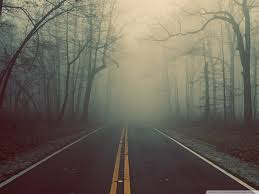
%> input picture data/fog1.jpg, 259 x 194 px
$ octave main.m   (GNU Octave 9; MATLAB toolbox functions it lacks are replaced by stand-ins)
%> lines starting %> are read from the running program, lines starting %| are printed output that depends on the picture; in (x1, y1, x2, y2) boxes, pixels count from 0 and x2, y2 are one past the last pixel; in counts of white or black regions, pixels touching at a corner belong together; the program's own positions count from 1
### sameRegion.m
function Result=sameRegion(Im,x,y,reg_maxdist)
% using the seed growing algorithm

Result = zeros(size(Im));
% at first, "Result" is all zeros; they are not modified yet
Im_sizes = size(Im);
seg_mean = Im(x,y);
seg_size = 1;
ele_wait=0;
% make the neg_list large enough to hold all the points
point_queue = zeros(50000,3);
pixdist=0;

allinall = size(Im, 1) * size(Im, 2);
while(pixdist<reg_maxdist && seg_size<allinall)
    % first push all the points into a queue
    x_next = x;
    y_next = y+1;
    % if the next point is within the bound
    if((x_next>=1)&&(y_next>=1)&&(x_next<=Im_sizes(1))&&(y_next<=Im_sizes(2))&&(Result(x_next,y_next)==0))
        % first, set them to one to indicate they are "pushed in"
        Result(x_next,y_next)=1;
        ele_wait = ele_wait+1;
        point_queue(ele_wait,:) = [x_next y_next Im(x_next,y_next)];
    end

    x_next = x;
    y_next = y-1;
    % if the next point is within the bound
    if((x_next>=1)&&(y_next>=1)&&(x_next<=Im_sizes(1))&&(y_next<=Im_sizes(2))&&(Result(x_next,y_next)==0))
        % first, set them to one to indicate they are "pushed in"
        Result(x_next,y_next)=1;
        ele_wait = ele_wait+1;
        point_queue(ele_wait,:) = [x_next y_next Im(x_next,y_next)];
    end

    x_next = x+1;
    y_next = y;
    % if the next point is within the bound
    if((x_next>=1)&&(y_next>=1)&&(x_next<=Im_sizes(1))&&(y_next<=Im_sizes(2))&&(Result(x_next,y_next)==0))
        % first, set them to one to indicate they are "pushed in"
        Result(x_next,y_next)=1;
        ele_wait = ele_wait+1;
        point_queue(ele_wait,:) = [x_next y_next Im(x_next,y_next)];

    end

    x_next = x-1;
    y_next = y;
    % if the next point is within the bound
    if((x_next>=1)&&(y_next>=1)&&(x_next<=Im_sizes(1))&&(y_next<=Im_sizes(2))&&(Result(x_next,y_next)==0))
        % first, set them to one to indicate they are "pushed in"
        Result(x_next,y_next)=1;
        ele_wait = ele_wait+1;
        point_queue(ele_wait,:) = [x_next y_next Im(x_next,y_next)];
    end

    dist = abs(point_queue(1:ele_wait,3)-seg_mean);

    % take the point with the most similar value into it
    [pixdist, good] = min(dist);

    seg_size=seg_size+1;
    seg_mean= (seg_mean*seg_size + point_queue(good,3))/(seg_size+1);

    % let that one to be 2, means "in" the segment
    x = point_queue(good,1);
    y = point_queue(good,2);
    Result(x,y)=2;

    % just like "pop" in STL, overwrites the "good" element with the last
    point_queue(good,:)=point_queue(ele_wait,:);

    % one of them done
    ele_wait=ele_wait-1;
end
% so finally there are 2 numbers one is 1 the other is 2
% 1 represents the not qualified at last; 2 is qualified ones
Result = (Result == 2);
end

### compare.m
% this is the compare step.
function fog_degree = compare(Im, v_pointHeight, h_lineHeight)
% it analyzes the fog intensity by comparing the vanishing point
% with the horizontal line (get by segmentation).

differ = abs(v_pointHeight - h_lineHeight);
fog_degree = differ / size(Im, 1);
fog_degree = fog_degree * 10;

end

### main.m
imageName = 'fog1.jpg';
dataDir = fullfile('..','data');
im = imread(fullfile(dataDir, imageName));
%> im is the input picture: size 194x259x3 uint8; mean R, G, B 108.7, 102.4, 90.5
[imH, imW] = size(im);
%> imH = 194; imW = 777

bw_I = rgb2gray(im);
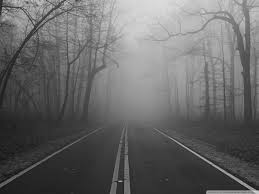
%> bw_I: size 194x259 uint8; min 14, max 220, mean 102.9
%bw_I = clearFilter(im);
BW = edge(bw_I,'canny');
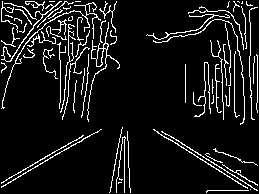
%> BW: size 194x259 logical; 8.8% white in thin lines or dots
imshow(BW);
[H,T,R] = hough(BW);
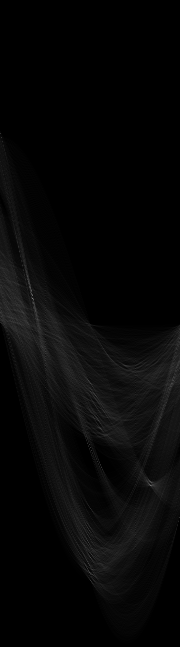
%> H: size 647x180 double; min 0, max 125, mean 6.9
%> T = 180 values from -90 to 89; R = 647 values from -323 to 323
axis on, axis normal, hold on;
P  = houghpeaks(H,5,'threshold',0.5*max(H(:)));
%> P = [299 33; 486 151; 291 32; 573 90; 311 36]
x = T(P(:,2)); y = R(P(:,1));
%> after `x = T(P(:,2))`: x = [-58 60 -59 -1 -55]
%> after `y = R(P(:,1))`: y = [-25 162 -33 249 -13]
plot(x,y,'s','color','white');
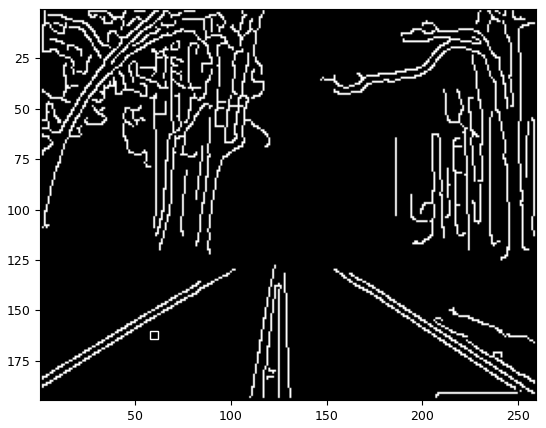
%> figure redrawn from the program's plot data

% Find lines and plot them
lines = houghlines(BW,T,R,P,'FillGap',5,'MinLength',7);
%> lines = 15 lines; longest, point1 to point2 (x, y): (101, 130) to (2, 188), (163, 132) to (258, 191), (179, 146) to (251, 190), (219, 170) to (249, 191), (172, 137) to (199, 155), (251, 28) to (251, 56)
figure, imshow(im), hold on
max_len = 0;
max_len2 = 0;
one = 0;
xy_long = 0;
count = 0;
numOne = 0;

for k = 1:length(lines)

    % first filter out those that are not likely to be the
    % two sides of the road
    if lines(k).theta < 80 && lines(k).theta > -80
        count = count + 1;
        xy = [lines(k).point1; lines(k).point2];

        % take control longest and second longest line segment
        len = norm(lines(k).point1 - lines(k).point2);

        % if the line is larger than the longest line
        if len > max_len
            numTwo = numOne;
            numOne = lines(k);
            max_len2 = max_len;
            two = one;
            xy_long2 = xy_long;
            one = k;
            max_len = len;
            xy_long = xy;

        % if the line could be the second longest line
        elseif len > max_len2
            numTwo = lines(k);
            two = k;
            max_len2 = len;
            xy_long2 = xy;
        end
    end
end
%> this loop made 15 passes
%> (len, numTwo, numOne, max_len2, two, xy_long2, one, max_len) on pass 1: (111.8, 0, 1 line; point1 to point2 (x, y): (163, 132) to (258, 191), 0, 0, 0, 1, 111.8)
%> (len, numOne, max_len2, two, xy_long2, one, max_len) on pass 3: (114.7, 1 line; point1 to point2 (x, y): (101, 130) to (2, 188), 111.8, 1, [163 132; 258 191], 3, 114.7)

if count >=2
    % plot the two lines that are just found on the picture
    plot(xy_long(:,1),xy_long(:,2),'LineWidth',2,'Color','blue');
    plot(xy_long2(:,1),xy_long2(:,2),'LineWidth',2,'Color','green');

    % initialize the first line data
    theta1 = numOne.theta;
%> theta1 = 60
    rho1 = numOne.rho;
%> rho1 = 162
    a1 = cos(theta1*pi/180);
%> a1 = 0.5
    b1 = sin(theta1*pi/180);
%> b1 = 0.866
    alpha1 = -a1/b1;
%> alpha1 = -0.577
    beta1 = rho1/b1;
%> beta1 = 187.1

    % initiallize the second line data
    theta2 = numTwo.theta;
%> theta2 = -58
    rho2 = numTwo.rho;
%> rho2 = -25
    a2 = cos(theta2*pi/180);
%> a2 = 0.53
    b2 = sin(theta2*pi/180);
%> b2 = -0.848
    alpha2 = -a2/b2;
%> alpha2 = 0.625
    beta2 = rho2/b2;
%> beta2 = 29.48

    % getting the exact coordinate of the intersection
    xI = (beta2-beta1)/(alpha1-alpha2);
%> xI = 131.1
    yI = alpha1 * xI + beta1; % te height of the vanishing point
%> yI = 111.4
    ttt = im2double(bw_I);

    % sky segmentation and land segmentation using 1 and 0 to represent
    segM=sameRegion(ttt,63,127,0.2);
%> in sameRegion, `seg_mean = Im(x,y);`: seg_mean = 0.671
%> the loop in sameRegion, `while(pixdist<reg_maxdist && seg_size<allinall)` made 23027 passes
%> (dist, pixdist, good, seg_mean, x, y) on passes 2 to 3: ([0.00392; 0.00392; 0; 0; 0; 0.00392; 0], 0, 3, 0.671, 64, 127), ([0.00392; 0.00392; 0; 0; 0; 0.00392; 0.00392; 0.00784], 0, 3, 0.671, 62, 128)
%> (pixdist, good, seg_mean, x, y) on passes 4 to 9: (0, 4, 0.671, 63, 129), (0, 5, 0.671, 63, 127), (1.11e-16, 5, 0.671, 64, 129), (1.11e-16, 5, 0.671, 63, 130), (1.11e-16, 8, 0.671, 62, 129), (1.11e-16, 8, 0.671, 62, 130)
%> after the loop in sameRegion, `while(pixdist<reg_maxdist && seg_size<allinall)`:
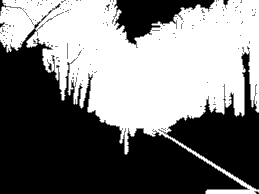
%> Result: size 194x259 double; min 0, max 2, mean 0.958; drawn with min black and max white
%> in sameRegion, `Result = (Result == 2);`:
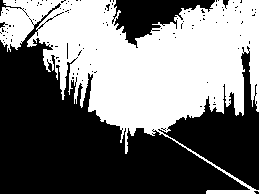
%> Result: size 194x259 logical; 45.8% white; 1 white region, box (x1, y1, x2, y2) and area: (0, 0, 259, 194) 23027

elseif count == 1
    % if only one line found within the picture it is likely in cases such as it has a turn
    plot(xy_long(:,1),xy_long(:,2),'LineWidth',2,'Color','blue');
end

imshow(segM);
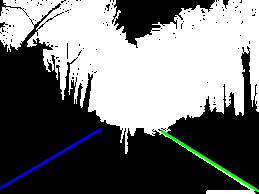
%> figure redrawn from the program's plot data

% I decide to take 5 points, around the vanishing point.
% get rid of the largest and smallest and calculate their mean distance
vec = zeros(1, 5);
xI = floor(xI);
yI = floor(yI);
for i=yI:imH
    if segM(i-1, xI-2) ~= segM(i, xI-2)
        vec(1) = i;
        break;
    end
end
%> this loop made 19 passes

for i=yI:imH
    if segM(i-1, xI-1) ~= segM(i, xI-1)
        vec(2) = i;
        break;
    end
end
%> this loop made 22 passes

for i=yI:imH
    if segM(i-1, xI) ~= segM(i, xI)
        vec(3) = i;
        break;
    end
end
%> this loop made 25 passes

for i=yI:imH
    if segM(i-1, xI+1) ~= segM(i, xI+1)
        vec(4) = i;
        break;
    end
end
%> this loop made 27 passes

for i=yI:imH
    if segM(i-1, xI+2) ~= segM(i, xI+2)
        vec(5) = i;
        break;
    end
end

minDel = min(vec);
maxDel = max(vec);
% get the average to represent the bottom of the sky segmentation
avg = (sum(vec)-minDel-maxDel)/3;
%if avg ~= imH
fog_degree = compare(segM, yI, avg)

$ run again, with data/fog3.jpg copied over data/fog1.jpg
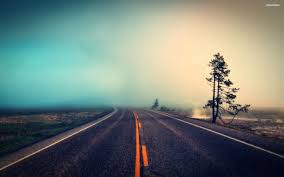
%> input picture data/fog3.jpg, 284 x 177 px
%> im is the input picture: size 177x284x3 uint8; mean R, G, B 115.1, 127.6, 120.8
%> `BW = edge(bw_I,'canny');`:
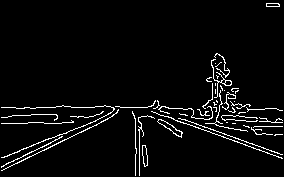
%> BW: size 177x284 logical; 4.3% white in thin lines or dots
%> T = 180 values from -90 to 89; R = 669 values from -334 to 334
%> P = [283 21; 228 1; 458 180; 482 160; 228 4]
%> `x = T(P(:,2))`: x = [-70 -90 89 69 -87]
%> `y = R(P(:,1))`: y = [-52 -107 123 147 -107]
%> lines = 22 lines; longest, point1 to point2 (x, y): (164, 116) to (283, 159), (204, 108) to (247, 108), (61, 135) to (32, 147), (256, 122) to (283, 123), (121, 108) to (148, 108), (2, 124) to (28, 124)
%> the loop `for k = 1:length(lines)` made 22 passes
%> (len, numTwo, numOne, max_len2, two, xy_long2, one, max_len) on pass 1: (126.5, 0, 1 line; point1 to point2 (x, y): (164, 116) to (283, 159), 0, 0, 0, 1, 126.5)
%> theta1 = -70
%> rho1 = -52
%> a1 = 0.342
%> b1 = -0.94
%> alpha1 = 0.364
%> beta1 = 55.34
%> theta2 = 69
%> rho2 = 147
%> a2 = 0.358
%> b2 = 0.934
%> alpha2 = -0.384
%> beta2 = 157.5
%> xI = 136.6
%> yI = 105
%> in sameRegion, `seg_mean = Im(x,y);`: seg_mean = 0.8
%> the loop in sameRegion, `while(pixdist<reg_maxdist && seg_size<allinall)` made 23869 passes
%> (dist, pixdist, good, seg_mean, x, y) on passes 3 to 4: ([0; 0; 0; 0.00392; 0; 0; 0; 0], 0, 1, 0.8, 62, 128), ([0; 0; 0; 0.00392; 0; 0; 0; 0.00392; 0], 0, 1, 0.8, 61, 127)
%> `imshow(segM);`:
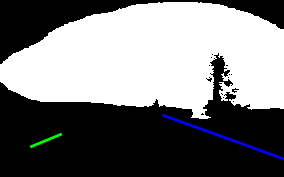
%> figure redrawn from the program's plot data
%> the loop `for i=yI:imH` made 3 passes
%> the loop `for i=yI:imH` made 4 passes

$ run again, with data/fog4.jpg copied over data/fog1.jpg
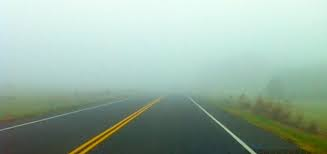
%> input picture data/fog4.jpg, 327 x 154 px
%> im is the input picture: size 154x327x3 uint8; mean R, G, B 152.8, 176.8, 162.7
%> `BW = edge(bw_I,'canny');`:
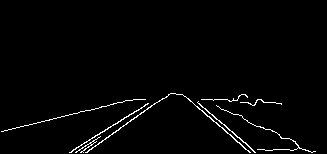
%> BW: size 154x327 logical; 1.9% white in thin lines or dots, all inside (x1, y1, x2, y2) = (1, 93, 316, 153)
%> T = 180 values from -90 to 89; R = 723 values from -361 to 361
%> P = [490 167; 411 42; 536 145; 527 150; 263 1]
%> `x = T(P(:,2))`: x = [76 -49 54 59 -90]
%> `y = R(P(:,1))`: y = [128 49 174 165 -99]
%> lines = 5 lines; point1 to point2 (x, y): (160, 101) to (88, 153), (149, 104) to (74, 150), (186, 97) to (251, 153), (202, 100) to (228, 100), (134, 100) to (146, 100)
%> the loop `for k = 1:length(lines)` made 5 passes
%> (len, numTwo, numOne, max_len2, two, xy_long2, one, max_len) on pass 1: (85.8, 0, 1 line; point1 to point2 (x, y): (186, 97) to (251, 153), 0, 0, 0, 1, 85.8)
%> theta1 = 54
%> rho1 = 174
%> a1 = 0.588
%> b1 = 0.809
%> alpha1 = -0.727
%> beta1 = 215.1
%> theta2 = 59
%> rho2 = 165
%> a2 = 0.515
%> b2 = 0.857
%> alpha2 = -0.601
%> beta2 = 192.5
%> xI = 179.7
%> yI = 84.54
%> in sameRegion, `seg_mean = Im(x,y);`: seg_mean = 0.839
%> the loop in sameRegion, `while(pixdist<reg_maxdist && seg_size<allinall)` made 29095 passes
%> (dist, pixdist, good, x, y) on passes 2 to 5: ([0; 0; 0.00392; 0; 0; 0.00392; 0], 0, 1, 62, 127), ([0; 0; 0.00392; 0; 0; 0.00392; 0; 0.00392], 0, 1, 62, 128), ([0.00392; 0; 0.00392; 0; 0; 0.00392; 0; 0; 0.00392], 0, 2, 63, 126), ([0.00392; 0.00392; 0.00392; 0; 0; 0.00392; 0; 0; 0; 0.00392], 0, 4, 63, 129)
%> `imshow(segM);`:
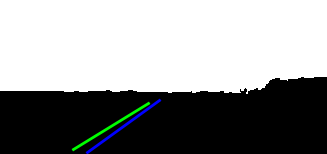
%> figure redrawn from the program's plot data
%> the loop `for i=yI:imH` made 10 passes
